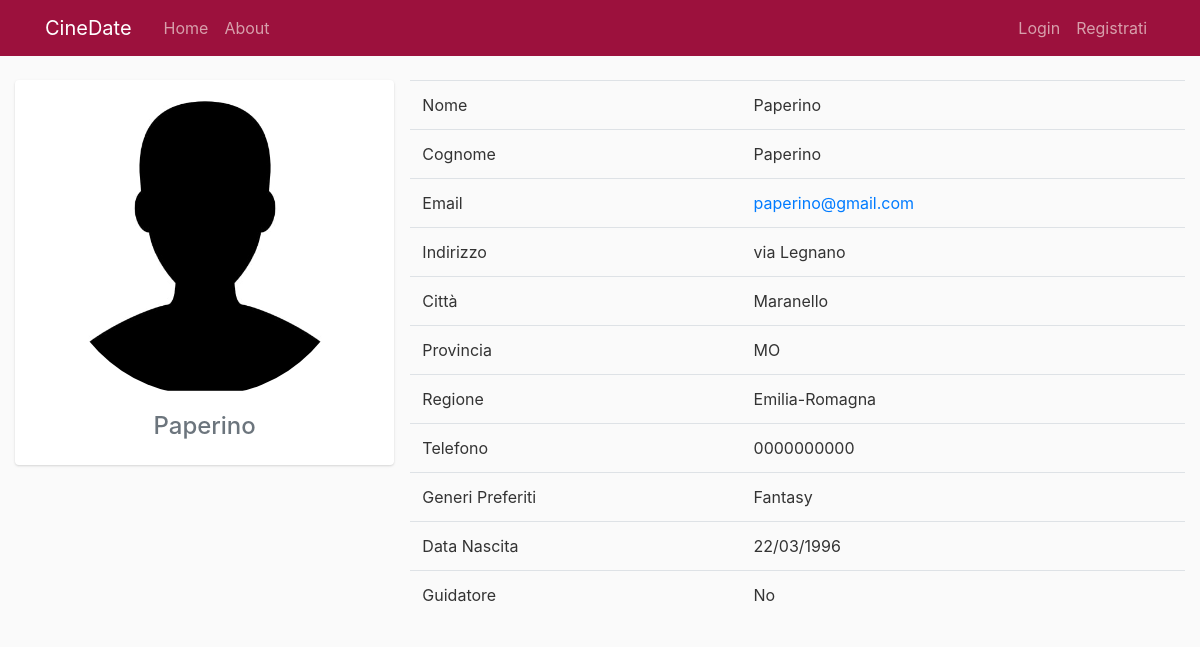
The page /utenti/profilo/4/ on the database as committed earlier.
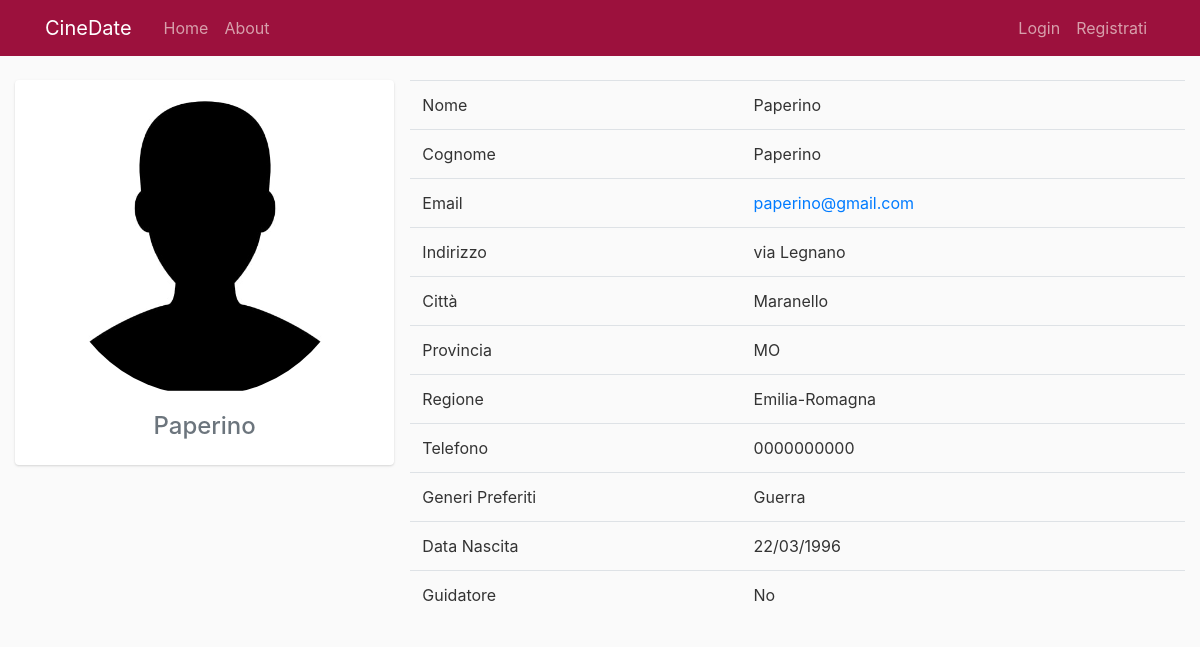
The same page on the database as committed later.
### utenti/models.py (models this page shows, shortened)
class Profile(models.Model):
    user = models.OneToOneField(User, on_delete=models.CASCADE)
    indirizzo = models.CharField(max_length=100)
    citta = models.CharField(max_length=50)
    sesso=models.CharField(max_length=10,default="")
    data_nascita=models.DateField(null=True)
    provincia = models.CharField(max_length=2)
    regione = models.CharField(max_length=50)
    latitudine = models.FloatField(null=True, default=0, blank=True)
    longitudine = models.FloatField(null=True, default=0, blank=True)
    telefono = models.CharField(max_length=20)
    foto_profilo = models.FileField(null=True, default='', blank=True)
    guidatore = models.BooleanField(default=False)
    posti_macchina=models.PositiveSmallIntegerField(default=0)
    generi_preferiti =MultiSelectField(max_length=300, choices=GenreList.GenreList.ListaGeneri)
    feedback_user=models.FloatField(default=0)
    feedback_guidatore=models.FloatField(default=0)
    def foto_profilo_or_default(self, default_path=static("/images/user_default.jpg")):
        if self.foto_profilo:
            return settings.MEDIA_URL + str(self.foto_profilo)
        return default_path
    class Meta:
        verbose_name = 'Profile'
        verbose_name_plural = 'Profiles'

### utenti/views.py (the view)
# urls.py: path('profilo/<int:oid>/', views.view_profile, name='view_profile'),
def view_profile(request,oid):
    if nega_accesso_senza_profilo(request):
        return HttpResponseRedirect(reverse('utenti:oauth_utente'))
    user = User.objects.filter(id=oid).first()
    if user is None:
        raise Http404
    user_profile = Profile.objects.filter(user=user.pk).first()
    if user_profile is None:
        raise Http404
    context = {
        'view_user': user,
        'user_profile': user_profile,
        'base_template': 'main/base_site.html'
    }
    return render(request, 'utenti/profilo.html', context)

### main/views.py (called while the page is built)
def nega_accesso_senza_profilo(request):
    if request.user.is_authenticated:
        profilo = Profile.objects.get(user=request.user.id)
        if len(profilo.indirizzo) == 0:
            return True
    return False

### utenti/templates/utenti/profilo.html (shortened to what this page needs)
{% extends base_template %}
{% load static %}
{% block body %}
<link rel="stylesheet" type="text/css" href="{% static 'utenti/profilo.css' %}">
<div class="container-fluid">
    <div class="main-body">
          <div class="row gutters-sm">
            <div class="col-md-4 mb-3">
              <div class="card">
                <div class="card-body">
                  <div class="d-flex flex-column align-items-center text-center">
                    <img src="{{ user_profile.foto_profilo_or_default }}" class="rounded-circle" width="300" height="300">
                    <div class="mt-3">
                      <h4><p class="text-secondary mb-1">{{ view_user.username}}</p></h4>
                    </div>
                  </div>
                </div>
              </div>
            </div>
            <div class=" col-md-8 col-lg-8 ">
                            <table class="table table-user-information">
                                <tbody>
                                    <tr>
                                        <td>Nome</td>
                                        <td>{{ view_user.first_name }}</td>
                                    </tr>
                                    <tr>
                                        <td>Cognome</td>
                                        <td>{{ view_user.last_name }}</td>
                                    </tr>
                                    <tr>
                                        <td>Email</td>
                                        <td><a href="mailto:{{ view_user.email }}">{{ view_user.email }}</a></td>
                                    </tr>
                                    <tr>
                                        <td>Indirizzo</td>
                                        <td>{{ user_profile.indirizzo }}</td>
                                    </tr>
                                    <tr>
                                        <td>Città</td>
                                        <td>{{ user_profile.citta }}</td>
                                    </tr>
                                    <tr>
                                        <td>Provincia</td>
                                        <td>{{ user_profile.provincia }}</td>
                                    </tr>
                                    <tr>
                                        <td>Regione</td>
                                        <td>{{ user_profile.regione }}</td>
                                    </tr>
                                    <tr>
                                        <td>Telefono</td>
                                        <td>{{ user_profile.telefono }}</td>
                                    </tr>
                                    <tr>
                                        <td>Generi Preferiti</td>
                                        <td>{{ user_profile.generi_preferiti}}</td>
                                    </tr>
                                    <tr>
                                        <td>Data Nascita</td>
                                        <td>{{ user_profile.data_nascita|date:"d/m/Y"}}</td>
                                    </tr>
                                    <tr>
                                        <td>Guidatore</td>
                                        <td>{{ user_profile.guidatore|yesno:"Sì,No" }}</td>
                                    </tr>
                                </tbody>
                            </table>
                        </div>
          </div>
        </div>
</div>
{% endblock %}

Rows that differ between the two databases and show on the page:
changed Profile "via Legnano": generi_preferiti "Fantasy" → "Guerra"
